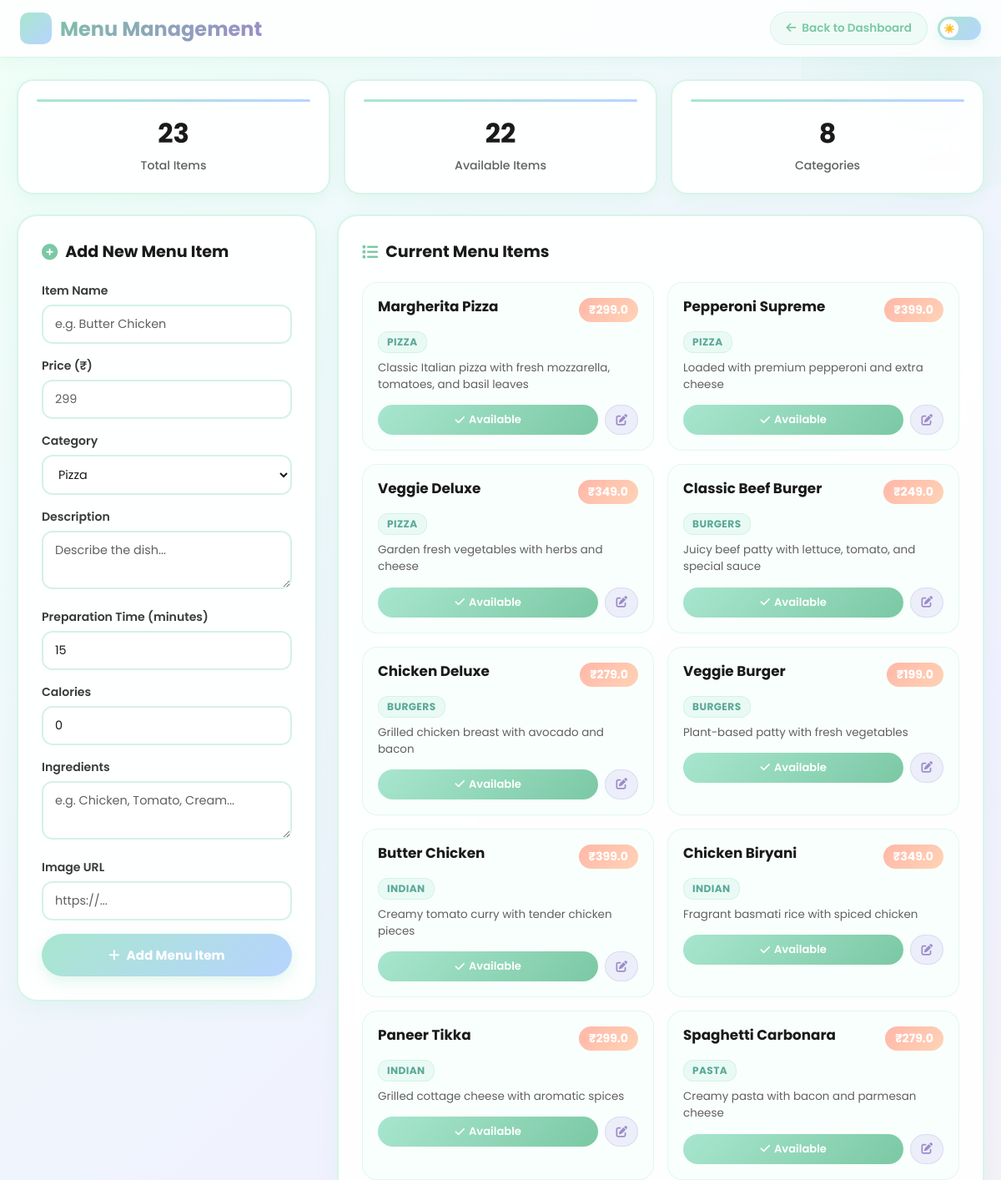
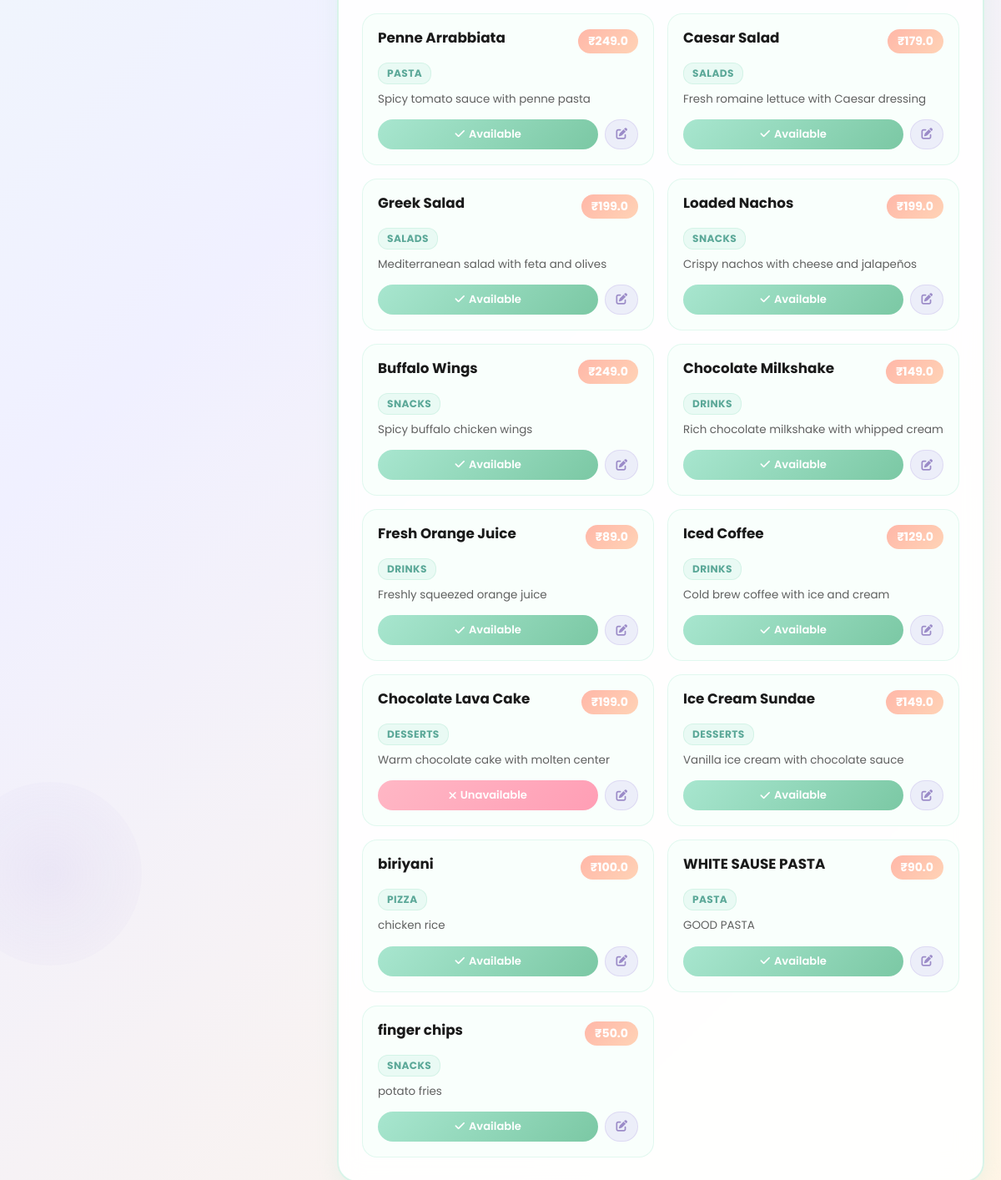
/staff/menu_management (signed in), run on the app's committed database (2 pictures, top to bottom).
### backend/models.py (models this page shows)
class MenuItem(db.Model):
    id = db.Column(db.Integer, primary_key=True)
    name = db.Column(db.String(100), nullable=False)
    price = db.Column(db.Float, nullable=False)
    image = db.Column(db.String(200), nullable=False)
    description = db.Column(db.Text, nullable=True)
    category = db.Column(db.String(50), nullable=True)
    is_available = db.Column(db.Boolean, default=True)
    stock_quantity = db.Column(db.Integer, default=100)
    preparation_time = db.Column(db.Integer, default=15)  # in minutes
    calories = db.Column(db.Integer, nullable=True)
    ingredients = db.Column(db.Text, nullable=True)
    created_at = db.Column(db.DateTime, default=datetime.utcnow)
    updated_at = db.Column(db.DateTime, default=datetime.utcnow, onupdate=datetime.utcnow)

### backend/final_app.py (the view)
@app.route('/staff/menu_management')
def menu_management():
    if 'user' not in session or session['user'] != 'staff':
        return redirect(url_for('staff_login'))
    menu_items = MenuItem.query.all()
    categories = db.session.query(MenuItem.category).distinct().all()
    return render_template('staff_menu_management.html',
                         menu_items=menu_items,
                         categories=[c[0] for c in categories])

### frontend/templates/staff_menu_management.html (shortened to what this page needs)
<!DOCTYPE html>
<html lang="en" data-theme="light">
<head>
    <link href="https://cdnjs.cloudflare.com/ajax/libs/font-awesome/6.0.0/css/all.min.css" rel="stylesheet">
</head>
<body>
    <div class="bg-circles">
        <div class="circle c1"></div><div class="circle c2"></div><div class="circle c3"></div>
    </div>
    <div class="header">
        <div class="header-content">
            <div class="logo">
                <div class="logo-icon"><i class="fas fa-utensils"></i></div>
                Menu Management
            </div>
            <div class="header-actions">
                <a href="{{ url_for('staff_dashboard') }}" class="back-btn">
                    <i class="fas fa-arrow-left"></i> Back to Dashboard
                </a>
                <button class="theme-toggle" onclick="toggleTheme()" title="Toggle dark mode">
                    <div class="toggle-ball" id="toggleBall"><span id="toggleIcon">☀️</span></div>
                </button>
            </div>
        </div>
    </div>
    <div class="container">
        <div class="stats-bar">
            <div class="stat-card">
                <div class="stat-value">{{ menu_items|length }}</div>
                <div class="stat-label">Total Items</div>
            </div>
            <div class="stat-card">
                <div class="stat-value">{{ menu_items|selectattr('is_available')|list|length }}</div>
                <div class="stat-label">Available Items</div>
            </div>
            <div class="stat-card">
                <div class="stat-value">{{ categories|length }}</div>
                <div class="stat-label">Categories</div>
            </div>
        </div>
        <div class="management-grid">
            <div class="add-item-panel">
                <h2 class="panel-title"><i class="fas fa-plus-circle"></i> Add New Menu Item</h2>
                <form id="addItemForm">
                    <div class="form-group">
                        <label class="form-label">Item Name</label>
                        <input type="text" class="form-input" name="name" placeholder="e.g. Butter Chicken" required>
                    </div>
                    <div class="form-group">
                        <label class="form-label">Price (₹)</label>
                        <input type="number" class="form-input" name="price" step="0.01" placeholder="299" required>
                    </div>
                    <div class="form-group">
                        <label class="form-label">Category</label>
                        <select class="form-select" name="category" required>
                            {% for category in categories %}
                            <option value="{{ category }}">{{ category }}</option>
                            {% endfor %}
                        </select>
                    </div>
                    <div class="form-group">
                        <label class="form-label">Description</label>
                        <textarea class="form-textarea" name="description" placeholder="Describe the dish..." required></textarea>
                    </div>
                    <div class="form-group">
                        <label class="form-label">Preparation Time (minutes)</label>
                        <input type="number" class="form-input" name="preparation_time" value="15">
                    </div>
                    <div class="form-group">
                        <label class="form-label">Calories</label>
                        <input type="number" class="form-input" name="calories" value="0">
                    </div>
                    <div class="form-group">
                        <label class="form-label">Ingredients</label>
                        <textarea class="form-textarea" name="ingredients" placeholder="e.g. Chicken, Tomato, Cream..."></textarea>
                    </div>
                    <div class="form-group">
                        <label class="form-label">Image URL</label>
                        <input type="url" class="form-input" name="image" placeholder="https://...">
                    </div>
                    <button type="submit" class="btn-add">
                        <i class="fas fa-plus"></i> Add Menu Item
                    </button>
                </form>
            </div>
            <div class="menu-items-panel">
                <h2 class="panel-title"><i class="fas fa-list"></i> Current Menu Items</h2>
                <div class="items-grid">
                    {% for item in menu_items %}
                    <div class="menu-item-card">
                        <div class="item-header">
                            <div class="item-name">{{ item.name }}</div>
                            <div class="item-price">₹{{ item.price }}</div>
                        </div>
                        <div class="item-category">{{ item.category }}</div>
                        <div class="item-description">{{ item.description }}</div>
                        <div class="item-actions">
                            <button class="btn-toggle {% if item.is_available %}btn-available{% else %}btn-unavailable{% endif %}"
                                    onclick="toggleAvailability({{ item.id }})">
                                {% if item.is_available %}
                                    <i class="fas fa-check"></i> Available
                                {% else %}
                                    <i class="fas fa-times"></i> Unavailable
                                {% endif %}
                            </button>
                            <button class="btn-edit"><i class="fas fa-edit"></i></button>
                        </div>
                    </div>
                    {% endfor %}
                </div>
            </div>
        </div>
    </div>
</body>
</html>

### data on the page
MenuItem: name "Margherita Pizza", price "299.0", category "PIZZA", description "Classic Italian pizza with fresh mozzarella, tomatoes, and basil leaves", is_available True (drawn)
MenuItem: name "Pepperoni Supreme", price "399.0", category "PIZZA", description "Loaded with premium pepperoni and extra cheese", is_available True (drawn)
MenuItem: name "Veggie Deluxe", price "349.0", category "PIZZA", description "Garden fresh vegetables with herbs and cheese", is_available True (drawn)
MenuItem: name "Classic Beef Burger", price "249.0", category "BURGERS", description "Juicy beef patty with lettuce, tomato, and special sauce", is_available True (drawn)
MenuItem: name "Chicken Deluxe", price "279.0", category "BURGERS", description "Grilled chicken breast with avocado and bacon", is_available True (drawn)
MenuItem: name "Veggie Burger", price "199.0", category "BURGERS", description "Plant-based patty with fresh vegetables", is_available True (drawn)
MenuItem: name "Butter Chicken", price "399.0", category "INDIAN", description "Creamy tomato curry with tender chicken pieces", is_available True (drawn)
MenuItem: name "Chicken Biryani", price "349.0", category "INDIAN", description "Fragrant basmati rice with spiced chicken", is_available True (drawn)
MenuItem: name "Paneer Tikka", price "299.0", category "INDIAN", description "Grilled cottage cheese with aromatic spices", is_available True (drawn)
MenuItem: name "Spaghetti Carbonara", price "279.0", category "PASTA", description "Creamy pasta with bacon and parmesan cheese", is_available True (drawn)
MenuItem: name "Penne Arrabbiata", price "249.0", category "PASTA", description "Spicy tomato sauce with penne pasta", is_available True (drawn)
MenuItem: name "Caesar Salad", price "179.0", category "SALADS", description "Fresh romaine lettuce with Caesar dressing", is_available True (drawn)
MenuItem: name "Greek Salad", price "199.0", category "SALADS", description "Mediterranean salad with feta and olives", is_available True (drawn)
MenuItem: name "Loaded Nachos", price "199.0", category "SNACKS", description "Crispy nachos with cheese and jalapeños", is_available True (drawn)
MenuItem: name "Buffalo Wings", price "249.0", category "SNACKS", description "Spicy buffalo chicken wings", is_available True (drawn)
MenuItem: name "Chocolate Milkshake", price "149.0", category "DRINKS", description "Rich chocolate milkshake with whipped cream", is_available True (drawn)
MenuItem: name "Fresh Orange Juice", price "89.0", category "DRINKS", description "Freshly squeezed orange juice", is_available True (drawn)
MenuItem: name "Iced Coffee", price "129.0", category "DRINKS", description "Cold brew coffee with ice and cream", is_available True (drawn)
MenuItem: name "Chocolate Lava Cake", price "199.0", category "DESSERTS", description "Warm chocolate cake with molten center", is_available False (drawn)
MenuItem: name "Ice Cream Sundae", price "149.0", category "DESSERTS", description "Vanilla ice cream with chocolate sauce", is_available True (drawn)
MenuItem: name "biriyani", price "100.0", category "PIZZA", description "chicken rice", is_available True (drawn)
MenuItem: name "WHITE SAUSE PASTA", price "90.0", category "PASTA", description "GOOD PASTA", is_available True (drawn)
MenuItem: name "finger chips", price "50.0", category "SNACKS", description "potato fries", is_available True (drawn)

### other printed values
{{ menu_items|length }} "23"
{{ menu_items|selectattr('is_available')|list|length }} "22"
{{ categories|length }} "8"
form field category "Pizza"
